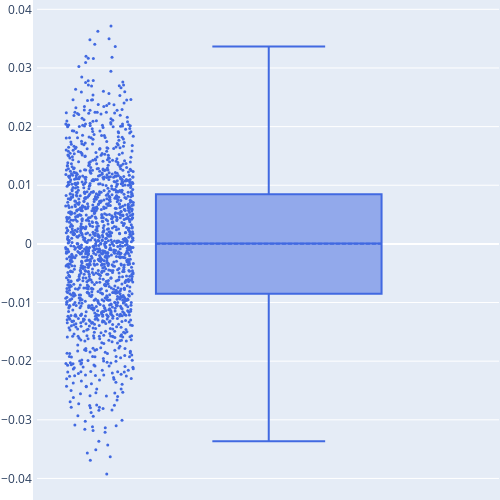

Source (notebook cell):
### Code cell
nb_samples = Int(1e5)

q = 1.
name = "emp-LS"*"n"*string(n)*"p"*string(p)*"eta"*string(eta)*"q"*string(q)*"nb_samples"*string(nb_samples)

lev = leverage_score(B, q)
emp_lev = emp_leverage_score(rng, meta_g, q, nb_samples)

rel_diff = vec((lev-emp_lev)./lev);
println("mean: ", mean(rel_diff), " std: ", std(rel_diff))


trace = box(y=rel_diff,
boxpoints="all",
marker=attr(
        color="LightSkyBlue",
        size=3),
quartilemethod="linear",
name="",
marker_color="royalblue",
boxmean=true)

layout = Layout(

    autosize=false,

    width=500,

    height=500,

    margin=attr(l=1, r=1, b=1, t=1, pad=4),

)
PlotlyJS.plot(trace,layout)

### Figure 1 — Plotly figure (JSON) as saved in the notebook; plotly's stock layout.template omitted (floating-point values rounded to 4 significant figures; data arrays with more than 128 entries replaced by an {"elided": "..."} marker saying what was removed)
{"data": [{"boxmean": true, "boxpoints": "all", "marker": {"color": "royalblue", "size": 3}, "name": "", "quartilemethod": "linear", "type": "box", "y": {"elided": "1501 float values"}}], "layout": {"autosize": false, "height": 500, "margin": {"b": 1, "l": 1, "pad": 4, "r": 1, "t": 1}, "width": 500}}
